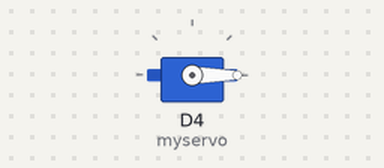
A sketch run on a simulated ESP8266 (NodeMCU). On the bench: servo.

Above: at 0.05 s.
At 4.0 s:
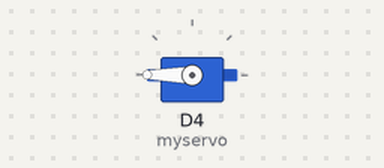
Timing chart, 0 to 5.2 s (numbered marks = the images above):
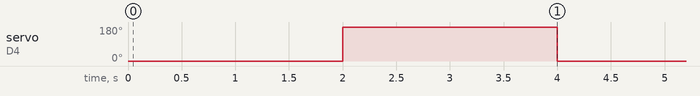

The sketch:

sample_servo.ino
```cpp
#include <Servo.h> //เรียกใช้ library Servo
Servo myservo;

void setup() {
  myservo.attach(D4); //กำหนด pin servo เป็น D4
}

void loop() {
  myservo.write(0);
  delay(2000);
  myservo.write(180);
  delay(2000);
}
```

Measured:
- by itself, servo on D4 (myservo): alternates 180° for 2.0 s and 0° for 2.0 s
